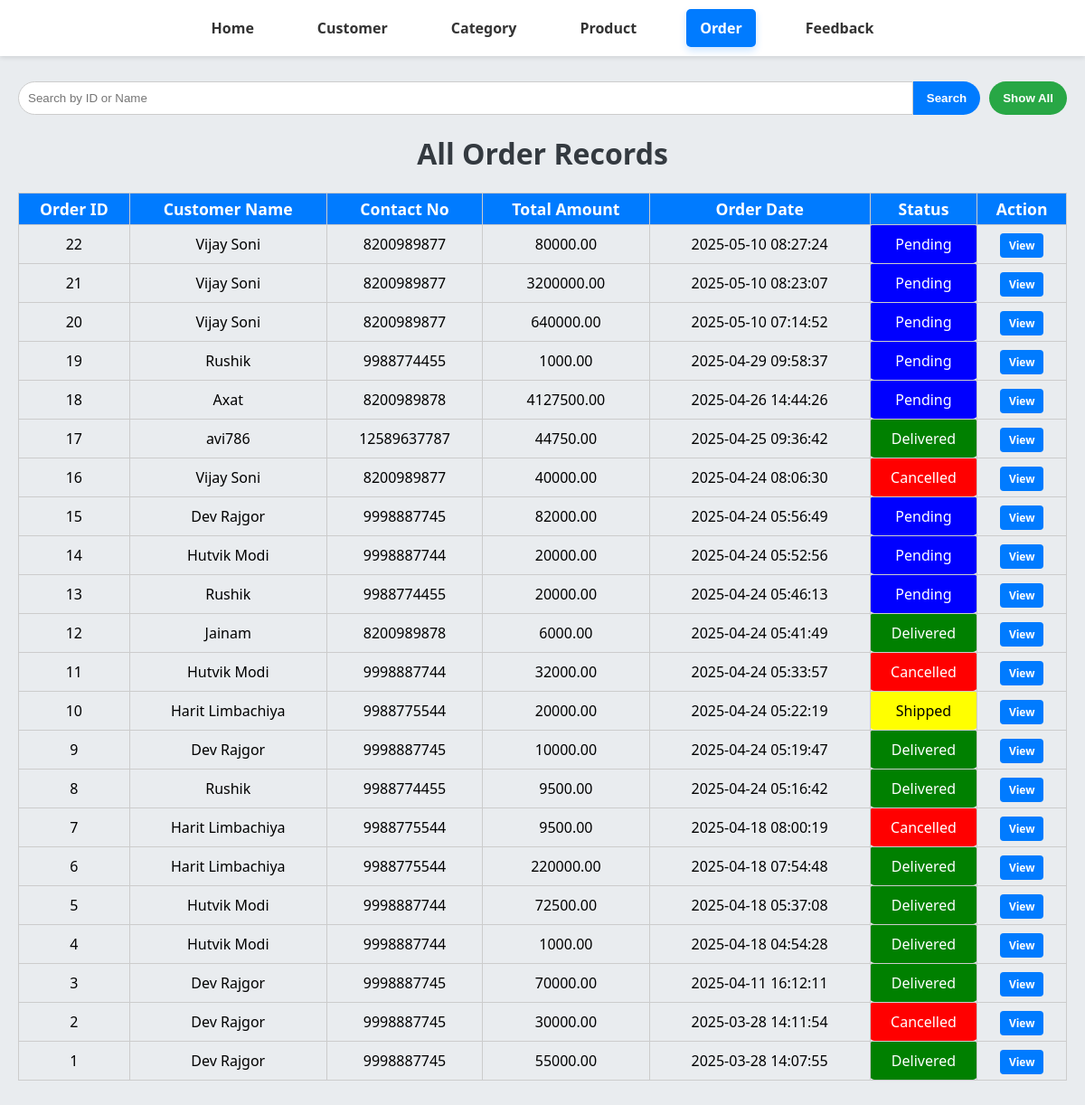
Page /order_manage.php (signed in) on the committed database.
### tables this page shows
CREATE TABLE IF NOT EXISTS `order` (
  `id` int NOT NULL AUTO_INCREMENT,
  `customer_id` int NOT NULL,
  `address` varchar(255) NOT NULL,
  `city` varchar(100) NOT NULL,
  `state` varchar(100) NOT NULL,
  `order_date` timestamp NULL DEFAULT CURRENT_TIMESTAMP,
  `total_amount` double(10,2) NOT NULL,
  `status` enum('Pending','Shipped','Delivered','Cancelled') DEFAULT 'Pending',
  PRIMARY KEY (`id`),
  KEY `customer_id` (`customer_id`)
);

CREATE TABLE IF NOT EXISTS `customer` (
  `id` int NOT NULL AUTO_INCREMENT,
  `name` varchar(50) NOT NULL,
  `email` varchar(50) NOT NULL,
  `password` varchar(255) NOT NULL,
  `contact_no` varchar(14) DEFAULT NULL,
  `status` enum('active','deactive') NOT NULL DEFAULT 'active',
  PRIMARY KEY (`id`),
  UNIQUE KEY `email` (`email`)
);

### order_manage.php (the view, shortened to what this page needs)
<?php
include 'db.php';
?>
<!DOCTYPE html>
<html lang="en">
<head>
    <link rel="stylesheet" href="admincss/order.css">
</head>
<body>
<?php
include 'admin_menubar.php' ;
?>
<form method="GET" action="">
    <input type="text" name="search" placeholder="Search by ID or Name">
    <input type="submit" value="Search">
    <input type="submit" name="showAll" value="Show All">
</form>
<h1>All Order Records</h1>
<?php
$sql = "SELECT
            o.id AS order_id,
            c.name AS customer_name,
            c.contact_no,
            o.total_amount,
            o.order_date,
            o.status
        FROM
            `order` o
        JOIN
            `customer` c ON o.customer_id = c.id
	    ORDER BY
                o.id DESC";
$result = mysqli_query($conn, $sql);
if (mysqli_num_rows($result) > 0) {
    echo "<table border='1'>
            <tr>
                <th>Order ID</th>
                <th>Customer Name</th>
                <th>Contact No</th>
                <th>Total Amount</th>
                <th>Order Date</th>
                <th>Status</th>
                <th>Action</th>
            </tr>";
    while ($row = mysqli_fetch_assoc($result)) {
        $statusClass = '';
        switch ($row['status']) {
            case 'Pending':
                $statusClass = 'status-pending';
                break;
            case 'Shipped':
                $statusClass = 'status-shipped';
                break;
            case 'Delivered':
                $statusClass = 'status-delivered';
                break;
            case 'Cancelled':
                $statusClass = 'status-cancelled';
                break;
        }
        $statusText = $row['status'];
        echo "<tr>
                <td>{$row['order_id']}</td>
                <td>{$row['customer_name']}</td>
                <td>{$row['contact_no']}</td>
                <td>{$row['total_amount']}</td>
                <td>{$row['order_date']}</td>
                <td class='$statusClass'>$statusText</td>
                <td><a href='orderbill.php?id={$row['order_id']}' class='view-button'>View</a></td>
              </tr>";
    }
    echo "</table>";
} else {
    echo "<p>No orders found.</p>";
}
?>
</body>
</html>

### admincss/order.css (style rules this page uses)
body { font-family: 'Segoe UI', Tahoma, sans-serif; background-color: #e9ecef; margin: 0; padding: 70px 20px 20px; }
h1, h2 { color: #343a40; text-align: center; }
form { display: flex; justify-content: center; margin: 20px 0; }
form input[type="text"] { padding: 10px; border: 1px solid #ccc; border-radius: 20px 0 0 20px; margin-right: 0; width: 250px; flex: 1; }
form input[type="submit"] { padding: 10px 15px; border: none; border-radius: 0 20px 20px 0; cursor: pointer; font-weight: bold; transition: background-color 0.3s, transform 0.3s; }
form input[type="submit"]:nth-child(2) { background-color: #007bff; color: white; }
form input[type="submit"]:nth-child(3) { padding: 10px 15px; border: none; border-radius: 20px; cursor: pointer; font-weight: bold; background-color: #28a745; color: white; margin-left: 10px; transition: background-color 0.3s, transform 0.3s; }
table { width: 100%; border-collapse: collapse; margin: 20px auto; }
td { padding: 10px; text-align: center; border: 1px solid #ccc; }
th { padding: 5px; background-color: #007bff; color: white; text-align: center; font-size: 1.1em; border: 1px solid #ccc; }
.view-button { background-color: #007bff; color: white; padding: 5px 10px; border: none; border-radius: 4px; text-decoration: none; font-size: 12px; font-weight: bold; transition: background-color 0.3s, transform 0.3s; margin-bottom: 5px; }
.status-pending { background-color: blue; color: white; padding: 5px; border-radius: 5px; }
.status-shipped { background-color: yellow; color: black; padding: 5px; border-radius: 5px; }
.status-delivered { background-color: green; color: white; padding: 5px; border-radius: 5px; }
.status-cancelled { background-color: red; color: white; padding: 5px; border-radius: 5px; }

### rows in the picture
order: id "22", customer.name "Vijay Soni", customer.contact_no "8200989877", total_amount "80000.00", order_date "2025-05-10 08:27:24", status "Pending"
order: id "21", customer.name "Vijay Soni", customer.contact_no "8200989877", total_amount "3200000.00", order_date "2025-05-10 08:23:07", status "Pending"
order: id "20", customer.name "Vijay Soni", customer.contact_no "8200989877", total_amount "640000.00", order_date "2025-05-10 07:14:52", status "Pending"
order: id "19", customer.name "Rushik", customer.contact_no "9988774455", total_amount "1000.00", order_date "2025-04-29 09:58:37", status "Pending"
order: id "18", customer.name "Axat", customer.contact_no "8200989878", total_amount "4127500.00", order_date "2025-04-26 14:44:26", status "Pending"
order: id "17", customer.name "avi786", customer.contact_no "12589637787", total_amount "44750.00", order_date "2025-04-25 09:36:42", status "Delivered"
order: id "16", customer.name "Vijay Soni", customer.contact_no "8200989877", total_amount "40000.00", order_date "2025-04-24 08:06:30", status "Cancelled"
order: id "15", customer.name "Dev Rajgor", customer.contact_no "9998887745", total_amount "82000.00", order_date "2025-04-24 05:56:49", status "Pending"
order: id "14", customer.name "Hutvik Modi", customer.contact_no "9998887744", total_amount "20000.00", order_date "2025-04-24 05:52:56", status "Pending"
order: id "13", customer.name "Rushik", customer.contact_no "9988774455", total_amount "20000.00", order_date "2025-04-24 05:46:13", status "Pending"
order: id "12", customer.name "Jainam", customer.contact_no "8200989878", total_amount "6000.00", order_date "2025-04-24 05:41:49", status "Delivered"
order: id "11", customer.name "Hutvik Modi", customer.contact_no "9998887744", total_amount "32000.00", order_date "2025-04-24 05:33:57", status "Cancelled"
order: id "10", customer.name "Harit Limbachiya", customer.contact_no "9988775544", total_amount "20000.00", order_date "2025-04-24 05:22:19", status "Shipped"
order: id "9", customer.name "Dev Rajgor", customer.contact_no "9998887745", total_amount "10000.00", order_date "2025-04-24 05:19:47", status "Delivered"
order: id "8", customer.name "Rushik", customer.contact_no "9988774455", total_amount "9500.00", order_date "2025-04-24 05:16:42", status "Delivered"
order: id "7", customer.name "Harit Limbachiya", customer.contact_no "9988775544", total_amount "9500.00", order_date "2025-04-18 08:00:19", status "Cancelled"
order: id "6", customer.name "Harit Limbachiya", customer.contact_no "9988775544", total_amount "220000.00", order_date "2025-04-18 07:54:48", status "Delivered"
order: id "5", customer.name "Hutvik Modi", customer.contact_no "9998887744", total_amount "72500.00", order_date "2025-04-18 05:37:08", status "Delivered"
order: id "4", customer.name "Hutvik Modi", customer.contact_no "9998887744", total_amount "1000.00", order_date "2025-04-18 04:54:28", status "Delivered"
order: id "3", customer.name "Dev Rajgor", customer.contact_no "9998887745", total_amount "70000.00", order_date "2025-04-11 16:12:11", status "Delivered"
order: id "2", customer.name "Dev Rajgor", customer.contact_no "9998887745", total_amount "30000.00", order_date "2025-03-28 14:11:54", status "Cancelled"
order: id "1", customer.name "Dev Rajgor", customer.contact_no "9998887745", total_amount "55000.00", order_date "2025-03-28 14:07:55", status "Delivered"
